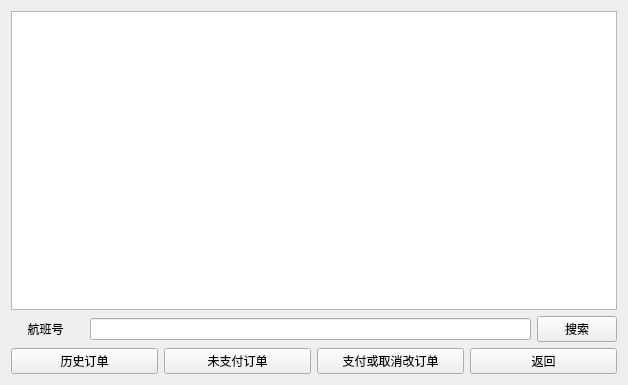
<?xml version="1.0" encoding="UTF-8"?>
<ui version="4.0">
 <class>UserTicket</class>
 <widget class="QWidget" name="UserTicket">
  <property name="geometry">
   <rect>
    <x>0</x>
    <y>0</y>
    <width>628</width>
    <height>385</height>
   </rect>
  </property>
  <property name="windowTitle">
   <string>Form</string>
  </property>
  <layout class="QGridLayout" name="gridLayout">
   <item row="4" column="0">
    <layout class="QHBoxLayout" name="horizontalLayout">
     <item>
      <widget class="QPushButton" name="history">
       <property name="text">
        <string>历史订单</string>
       </property>
      </widget>
     </item>
     <item>
      <widget class="QPushButton" name="unPay">
       <property name="text">
        <string>未支付订单</string>
       </property>
      </widget>
     </item>
     <item>
      <widget class="QPushButton" name="buy">
       <property name="text">
        <string>支付或取消改订单</string>
       </property>
      </widget>
     </item>
     <item>
      <widget class="QPushButton" name="userTicketReturn">
       <property name="text">
        <string>返回</string>
       </property>
      </widget>
     </item>
    </layout>
   </item>
   <item row="2" column="0">
    <widget class="QTableView" name="tableView"/>
   </item>
   <item row="3" column="0">
    <layout class="QHBoxLayout" name="horizontalLayout_4">
     <item>
      <widget class="QLabel" name="label">
       <property name="text">
        <string>     航班号      </string>
       </property>
      </widget>
     </item>
     <item>
      <widget class="QLineEdit" name="userTicketFlight"/>
     </item>
     <item>
      <widget class="QPushButton" name="userTicketSearch">
       <property name="text">
        <string>搜索</string>
       </property>
      </widget>
     </item>
    </layout>
   </item>
  </layout>
 </widget>
 <resources/>
 <connections/>
</ui>
